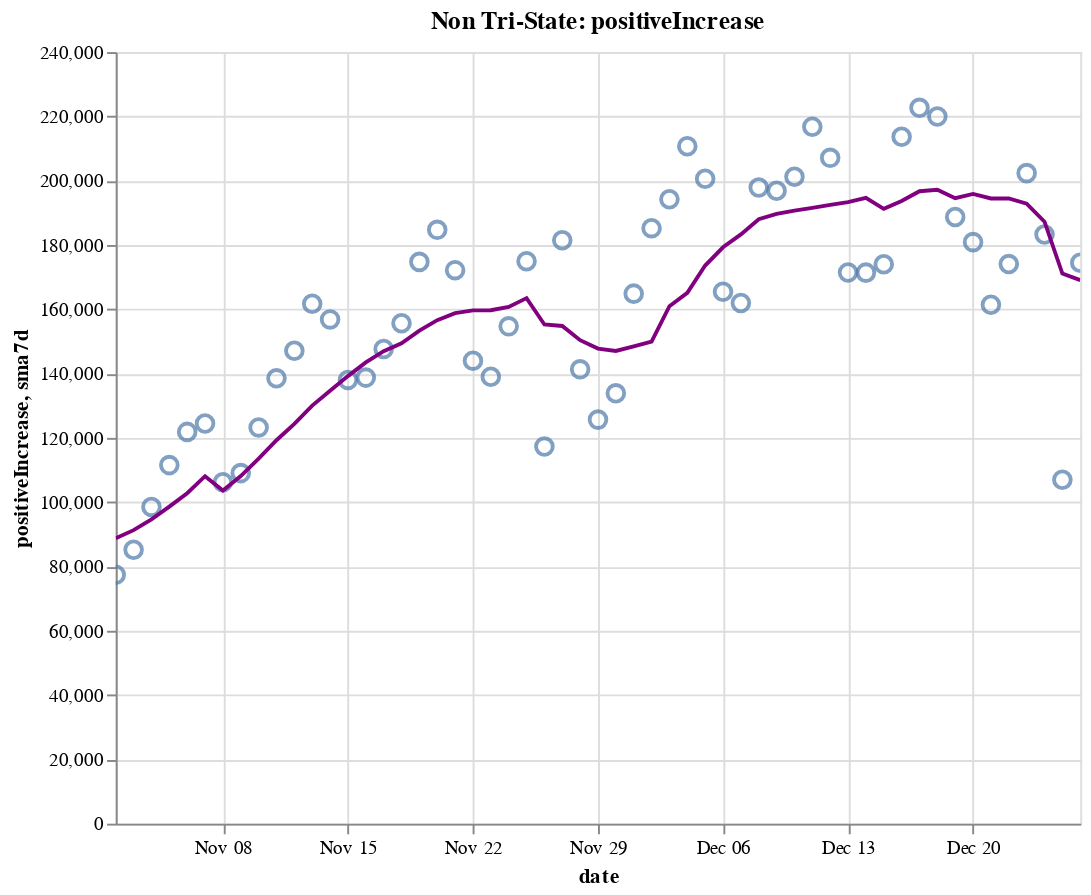

Notebook cell for this chart:
### Code cell
create_plot(non_tristate, 'positiveIncrease')

### Figure 1 — Vega-Lite specification as saved in the notebook (floating-point values rounded to 4 significant figures)
{"config": {"view": {"continuousWidth": 400, "continuousHeight": 300}}, "layer": [{"layer": [{"mark": {"type": "point", "size": 75}, "encoding": {"tooltip": [{"type": "temporal", "field": "date"}, {"type": "quantitative", "field": "positiveIncrease"}, {"type": "quantitative", "field": "sma7d"}], "x": {"type": "temporal", "field": "date"}, "y": {"type": "quantitative", "field": "positiveIncrease"}}, "selection": {"selector014": {"type": "interval", "bind": "scales", "encodings": ["x", "y"]}}}, {"mark": {"type": "line", "color": "purple"}, "encoding": {"x": {"type": "temporal", "field": "date"}, "y": {"type": "quantitative", "field": "sma7d"}}}]}, {"mark": {"type": "rule", "color": "#aaa"}, "encoding": {"x": {"type": "temporal", "field": "date"}}, "transform": [{"filter": {"selection": "selector013"}}]}, {"mark": "circle", "encoding": {"opacity": {"condition": {"value": 1, "selection": "selector013"}, "value": 0}, "tooltip": [{"type": "temporal", "field": "date"}, {"type": "quantitative", "field": "positiveIncrease"}, {"type": "quantitative", "field": "sma7d"}], "x": {"type": "temporal", "field": "date"}, "y": {"type": "quantitative", "field": "positiveIncrease"}}, "selection": {"selector013": {"type": "single", "encodings": ["x"], "on": "mouseover", "nearest": true, "empty": "none"}}}, {"mark": {"type": "text", "align": "left", "dx": 5, "dy": -5, "stroke": "white", "strokeWidth": 2}, "encoding": {"text": {"type": "quantitative", "field": "positiveIncrease"}, "tooltip": [{"type": "temporal", "field": "date"}, {"type": "quantitative", "field": "positiveIncrease"}, {"type": "quantitative", "field": "sma7d"}], "x": {"type": "temporal", "field": "date"}, "y": {"type": "quantitative", "field": "positiveIncrease"}}, "transform": [{"filter": {"selection": "selector013"}}]}, {"mark": {"type": "text", "align": "left", "dx": 5, "dy": -5}, "encoding": {"text": {"type": "quantitative", "field": "positiveIncrease"}, "tooltip": [{"type": "temporal", "field": "date"}, {"type": "quantitative", "field": "positiveIncrease"}, {"type": "quantitative", "field": "sma7d"}], "x": {"type": "temporal", "field": "date"}, "y": {"type": "quantitative", "field": "positiveIncrease"}}, "transform": [{"filter": {"selection": "selector013"}}]}], "data": {"name": "data-4b414ea3683289459f83f8f1e6c6d55c"}, "height": 400, "title": "Non Tri-State: positiveIncrease", "width": 500, "$schema": "https://vega.github.io/schema/vega-lite/v4.8.1.json", "datasets": {"data-4b414ea3683289459f83f8f1e6c6d55c": [{"date": "2020-11-02T00:00:00", "totalTestResultsIncrease": 1051000.0, "positiveIncrease": 77420.0, "death": 176700.0, "deathIncrease": 446.0, "positiveRate": 0.074, "state": "Non Tri-State", "sma7d": 88800.0}, {"date": "2020-11-03T00:00:00", "totalTestResultsIncrease": 1047000.0, "positiveIncrease": 85220.0, "death": 178200.0, "deathIncrease": 1492.0, "positiveRate": 0.081, "state": "Non Tri-State", "sma7d": 91300.0}, {"date": "2020-11-04T00:00:00", "totalTestResultsIncrease": 1108000.0, "positiveIncrease": 98530.0, "death": 179300.0, "deathIncrease": 1077.0, "positiveRate": 0.089, "state": "Non Tri-State", "sma7d": 94630.0}, {"date": "2020-11-05T00:00:00", "totalTestResultsIncrease": 1343000.0, "positiveIncrease": 111500.0, "death": 180400.0, "deathIncrease": 1108.0, "positiveRate": 0.083, "state": "Non Tri-State", "sma7d": 98610.0}, {"date": "2020-11-06T00:00:00", "totalTestResultsIncrease": 1383000.0, "positiveIncrease": 121900.0, "death": 181500.0, "deathIncrease": 1140.0, "positiveRate": 0.088, "state": "Non Tri-State", "sma7d": 102800.0}, {"date": "2020-11-07T00:00:00", "totalTestResultsIncrease": 1185000.0, "positiveIncrease": 124500.0, "death": 182600.0, "deathIncrease": 1105.0, "positiveRate": 0.105, "state": "Non Tri-State", "sma7d": 108100.0}, {"date": "2020-11-08T00:00:00", "totalTestResultsIncrease": 1071000.0, "positiveIncrease": 106200.0, "death": 183100.0, "deathIncrease": 478.0, "positiveRate": 0.099, "state": "Non Tri-State", "sma7d": 103600.0}, {"date": "2020-11-09T00:00:00", "totalTestResultsIncrease": 1173000.0, "positiveIncrease": 109000.0, "death": 183600.0, "deathIncrease": 516.0, "positiveRate": 0.093, "state": "Non Tri-State", "sma7d": 108100.0}, {"date": "2020-11-10T00:00:00", "totalTestResultsIncrease": 1189000.0, "positiveIncrease": 123200.0, "death": 184900.0, "deathIncrease": 1295.0, "positiveRate": 0.104, "state": "Non Tri-State", "sma7d": 113600.0}, {"date": "2020-11-11T00:00:00", "totalTestResultsIncrease": 1217000.0, "positiveIncrease": 138500.0, "death": 186400.0, "deathIncrease": 1534.0, "positiveRate": 0.114, "state": "Non Tri-State", "sma7d": 119300.0}, {"date": "2020-11-12T00:00:00", "totalTestResultsIncrease": 1342000.0, "positiveIncrease": 147100.0, "death": 187500.0, "deathIncrease": 1053.0, "positiveRate": 0.11, "state": "Non Tri-State", "sma7d": 124400.0}, {"date": "2020-11-13T00:00:00", "totalTestResultsIncrease": 1413000.0, "positiveIncrease": 161700.0, "death": 188700.0, "deathIncrease": 1242.0, "positiveRate": 0.114, "state": "Non Tri-State", "sma7d": 130000.0}, {"date": "2020-11-14T00:00:00", "totalTestResultsIncrease": 1478000.0, "positiveIncrease": 156800.0, "death": 190000.0, "deathIncrease": 1302.0, "positiveRate": 0.106, "state": "Non Tri-State", "sma7d": 134700.0}, {"date": "2020-11-15T00:00:00", "totalTestResultsIncrease": 1291000.0, "positiveIncrease": 138000.0, "death": 190700.0, "deathIncrease": 660.0, "positiveRate": 0.107, "state": "Non Tri-State", "sma7d": 139200.0}, {"date": "2020-11-16T00:00:00", "totalTestResultsIncrease": 1316000.0, "positiveIncrease": 138800.0, "death": 191200.0, "deathIncrease": 547.0, "positiveRate": 0.105, "state": "Non Tri-State", "sma7d": 143500.0}, {"date": "2020-11-17T00:00:00", "totalTestResultsIncrease": 1376000.0, "positiveIncrease": 147700.0, "death": 192700.0, "deathIncrease": 1482.0, "positiveRate": 0.107, "state": "Non Tri-State", "sma7d": 147000.0}, {"date": "2020-11-18T00:00:00", "totalTestResultsIncrease": 1338000.0, "positiveIncrease": 155700.0, "death": 194500.0, "deathIncrease": 1796.0, "positiveRate": 0.116, "state": "Non Tri-State", "sma7d": 149400.0}, {"date": "2020-11-19T00:00:00", "totalTestResultsIncrease": 1612000.0, "positiveIncrease": 174700.0, "death": 196400.0, "deathIncrease": 1933.0, "positiveRate": 0.108, "state": "Non Tri-State", "sma7d": 153300.0}, {"date": "2020-11-20T00:00:00", "totalTestResultsIncrease": 1661000.0, "positiveIncrease": 184700.0, "death": 198300.0, "deathIncrease": 1813.0, "positiveRate": 0.111, "state": "Non Tri-State", "sma7d": 156600.0}, {"date": "2020-11-21T00:00:00", "totalTestResultsIncrease": 1789000.0, "positiveIncrease": 172200.0, "death": 199700.0, "deathIncrease": 1486.0, "positiveRate": 0.096, "state": "Non Tri-State", "sma7d": 158800.0}, {"date": "2020-11-22T00:00:00", "totalTestResultsIncrease": 1502000.0, "positiveIncrease": 144000.0, "death": 200600.0, "deathIncrease": 871.0, "positiveRate": 0.096, "state": "Non Tri-State", "sma7d": 159700.0}, {"date": "2020-11-23T00:00:00", "totalTestResultsIncrease": 1338000.0, "positiveIncrease": 139000.0, "death": 201400.0, "deathIncrease": 771.0, "positiveRate": 0.104, "state": "Non Tri-State", "sma7d": 159700.0}, {"date": "2020-11-24T00:00:00", "totalTestResultsIncrease": 1654000.0, "positiveIncrease": 154700.0, "death": 203400.0, "deathIncrease": 1998.0, "positiveRate": 0.094, "state": "Non Tri-State", "sma7d": 160700.0}, {"date": "2020-11-25T00:00:00", "totalTestResultsIncrease": 1518000.0, "positiveIncrease": 175000.0, "death": 205500.0, "deathIncrease": 2127.0, "positiveRate": 0.115, "state": "Non Tri-State", "sma7d": 163500.0}, {"date": "2020-11-26T00:00:00", "totalTestResultsIncrease": 1044000.0, "positiveIncrease": 117300.0, "death": 206800.0, "deathIncrease": 1281.0, "positiveRate": 0.112, "state": "Non Tri-State", "sma7d": 155300.0}, {"date": "2020-11-27T00:00:00", "totalTestResultsIncrease": 1737000.0, "positiveIncrease": 181500.0, "death": 208100.0, "deathIncrease": 1301.0, "positiveRate": 0.104, "state": "Non Tri-State", "sma7d": 154800.0}, {"date": "2020-11-28T00:00:00", "totalTestResultsIncrease": 1413000.0, "positiveIncrease": 141300.0, "death": 209300.0, "deathIncrease": 1184.0, "positiveRate": 0.1, "state": "Non Tri-State", "sma7d": 150400.0}, {"date": "2020-11-29T00:00:00", "totalTestResultsIncrease": 1124000.0, "positiveIncrease": 125700.0, "death": 210000.0, "deathIncrease": 752.0, "positiveRate": 0.112, "state": "Non Tri-State", "sma7d": 147800.0}, {"date": "2020-11-30T00:00:00", "totalTestResultsIncrease": 1211000.0, "positiveIncrease": 133900.0, "death": 210900.0, "deathIncrease": 904.0, "positiveRate": 0.11, "state": "Non Tri-State", "sma7d": 147000.0}, {"date": "2020-12-01T00:00:00", "totalTestResultsIncrease": 1295000.0, "positiveIncrease": 164900.0, "death": 213300.0, "deathIncrease": 2327.0, "positiveRate": 0.127, "state": "Non Tri-State", "sma7d": 148500.0}, {"date": "2020-12-02T00:00:00", "totalTestResultsIncrease": 1279000.0, "positiveIncrease": 185200.0, "death": 215900.0, "deathIncrease": 2618.0, "positiveRate": 0.145, "state": "Non Tri-State", "sma7d": 150000.0}, {"date": "2020-12-03T00:00:00", "totalTestResultsIncrease": 1580000.0, "positiveIncrease": 194200.0, "death": 218600.0, "deathIncrease": 2675.0, "positiveRate": 0.123, "state": "Non Tri-State", "sma7d": 161000.0}, {"date": "2020-12-04T00:00:00", "totalTestResultsIncrease": 1659000.0, "positiveIncrease": 210700.0, "death": 221000.0, "deathIncrease": 2430.0, "positiveRate": 0.127, "state": "Non Tri-State", "sma7d": 165100.0}, {"date": "2020-12-05T00:00:00", "totalTestResultsIncrease": 1896000.0, "positiveIncrease": 200600.0, "death": 223300.0, "deathIncrease": 2357.0, "positiveRate": 0.106, "state": "Non Tri-State", "sma7d": 173600.0}, {"date": "2020-12-06T00:00:00", "totalTestResultsIncrease": 1388000.0, "positiveIncrease": 165500.0, "death": 224400.0, "deathIncrease": 1070.0, "positiveRate": 0.119, "state": "Non Tri-State", "sma7d": 179300.0}, {"date": "2020-12-07T00:00:00", "totalTestResultsIncrease": 1439000.0, "positiveIncrease": 161900.0, "death": 225500.0, "deathIncrease": 1121.0, "positiveRate": 0.113, "state": "Non Tri-State", "sma7d": 183300.0}, {"date": "2020-12-08T00:00:00", "totalTestResultsIncrease": 1423000.0, "positiveIncrease": 197900.0, "death": 228100.0, "deathIncrease": 2520.0, "positiveRate": 0.139, "state": "Non Tri-State", "sma7d": 188000.0}, {"date": "2020-12-09T00:00:00", "totalTestResultsIncrease": 1447000.0, "positiveIncrease": 196900.0, "death": 231000.0, "deathIncrease": 2908.0, "positiveRate": 0.136, "state": "Non Tri-State", "sma7d": 189700.0}, {"date": "2020-12-10T00:00:00", "totalTestResultsIncrease": 1607000.0, "positiveIncrease": 201200.0, "death": 233900.0, "deathIncrease": 2913.0, "positiveRate": 0.125, "state": "Non Tri-State", "sma7d": 190700.0}, {"date": "2020-12-11T00:00:00", "totalTestResultsIncrease": 1674000.0, "positiveIncrease": 216800.0, "death": 236400.0, "deathIncrease": 2570.0, "positiveRate": 0.13, "state": "Non Tri-State", "sma7d": 191500.0}, {"date": "2020-12-12T00:00:00", "totalTestResultsIncrease": 1562000.0, "positiveIncrease": 207100.0, "death": 238800.0, "deathIncrease": 2336.0, "positiveRate": 0.133, "state": "Non Tri-State", "sma7d": 192500.0}, {"date": "2020-12-13T00:00:00", "totalTestResultsIncrease": 1553000.0, "positiveIncrease": 171500.0, "death": 240100.0, "deathIncrease": 1365.0, "positiveRate": 0.11, "state": "Non Tri-State", "sma7d": 193300.0}, {"date": "2020-12-14T00:00:00", "totalTestResultsIncrease": 1691000.0, "positiveIncrease": 171400.0, "death": 241300.0, "deathIncrease": 1168.0, "positiveRate": 0.101, "state": "Non Tri-State", "sma7d": 194700.0}, {"date": "2020-12-15T00:00:00", "totalTestResultsIncrease": 1479000.0, "positiveIncrease": 174000.0, "death": 244000.0, "deathIncrease": 2720.0, "positiveRate": 0.118, "state": "Non Tri-State", "sma7d": 191300.0}, {"date": "2020-12-16T00:00:00", "totalTestResultsIncrease": 1524000.0, "positiveIncrease": 213700.0, "death": 247200.0, "deathIncrease": 3179.0, "positiveRate": 0.14, "state": "Non Tri-State", "sma7d": 193700.0}, {"date": "2020-12-17T00:00:00", "totalTestResultsIncrease": 1630000.0, "positiveIncrease": 222700.0, "death": 250400.0, "deathIncrease": 3193.0, "positiveRate": 0.137, "state": "Non Tri-State", "sma7d": 196700.0}, {"date": "2020-12-18T00:00:00", "totalTestResultsIncrease": 1763000.0, "positiveIncrease": 220000.0, "death": 253100.0, "deathIncrease": 2671.0, "positiveRate": 0.125, "state": "Non Tri-State", "sma7d": 197200.0}, {"date": "2020-12-19T00:00:00", "totalTestResultsIncrease": 1544000.0, "positiveIncrease": 188700.0, "death": 255600.0, "deathIncrease": 2544.0, "positiveRate": 0.122, "state": "Non Tri-State", "sma7d": 194600.0}, {"date": "2020-12-20T00:00:00", "totalTestResultsIncrease": 1580000.0, "positiveIncrease": 180900.0, "death": 257100.0, "deathIncrease": 1488.0, "positiveRate": 0.115, "state": "Non Tri-State", "sma7d": 195900.0}, {"date": "2020-12-21T00:00:00", "totalTestResultsIncrease": 1640000.0, "positiveIncrease": 161400.0, "death": 258400.0, "deathIncrease": 1250.0, "positiveRate": 0.098, "state": "Non Tri-State", "sma7d": 194500.0}, {"date": "2020-12-22T00:00:00", "totalTestResultsIncrease": 1514000.0, "positiveIncrease": 174100.0, "death": 261300.0, "deathIncrease": 2895.0, "positiveRate": 0.115, "state": "Non Tri-State", "sma7d": 194500.0}, {"date": "2020-12-23T00:00:00", "totalTestResultsIncrease": 1468000.0, "positiveIncrease": 202400.0, "death": 264300.0, "deathIncrease": 3040.0, "positiveRate": 0.138, "state": "Non Tri-State", "sma7d": 192900.0}, {"date": "2020-12-24T00:00:00", "totalTestResultsIncrease": 1593000.0, "positiveIncrease": 183300.0, "death": 267000.0, "deathIncrease": 2672.0, "positiveRate": 0.115, "state": "Non Tri-State", "sma7d": 187200.0}, {"date": "2020-12-25T00:00:00", "totalTestResultsIncrease": 984400.0, "positiveIncrease": 107000.0, "death": 268300.0, "deathIncrease": 1369.0, "positiveRate": 0.109, "state": "Non Tri-State", "sma7d": 171100.0}, {"date": "2020-12-26T00:00:00", "totalTestResultsIncrease": 1928000.0, "positiveIncrease": 174500.0, "death": 269600.0, "deathIncrease": 1265.0, "positiveRate": 0.09, "state": "Non Tri-State", "sma7d": 169100.0}]}}
